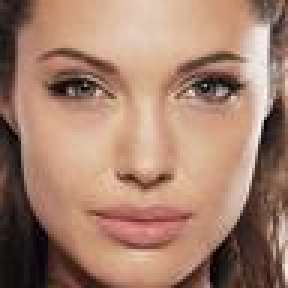
#> input picture imagi/arnie_30_30_200_200.jpg, 96 x 96 px, found by its file name (shown 3 times larger)
$ python blending.py
#> lines starting #> are read from the running program, lines starting #| are printed output that depends on the picture
import numpy as np
import cv2

img1=cv2.imread('arnie_30_30_200_200.jpg')
#> img1 is the input picture: shape (96, 96, 3); mean B, G, R 109.3, 128, 164.5
img2=cv2.imread('arnie_30_30_200_2006.jpg')
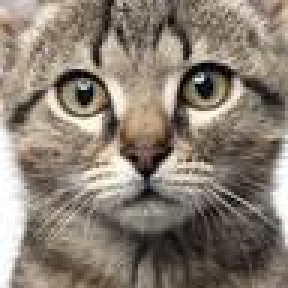
#> input picture imagi/arnie_30_30_200_2006.jpg, 96 x 96 px, found by its file name (shown 3 times larger)
#> img2 is the input picture: shape (96, 96, 3); mean B, G, R 114.4, 126.4, 137.1
img3=cv2.imread('catgrabcut_output.jpg')
gray1 = cv2.cvtColor(img1, cv2.COLOR_BGR2GRAY)
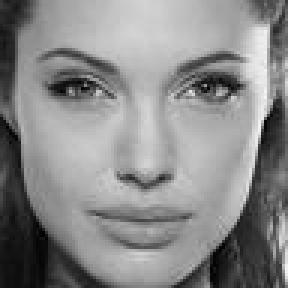
#> gray1: shape (96, 96) (shown 3 times larger); min 1, max 247, mean 136.8
gray2 = cv2.cvtColor(img2, cv2.COLOR_BGR2GRAY)
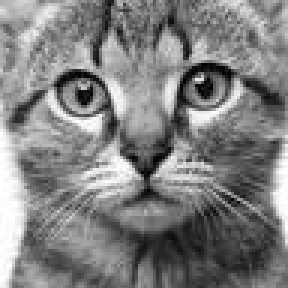
#> gray2: shape (96, 96) (shown 3 times larger); min 0, max 255, mean 128.2
#> (the run stopped early here; a loop or call above may not have finished)
